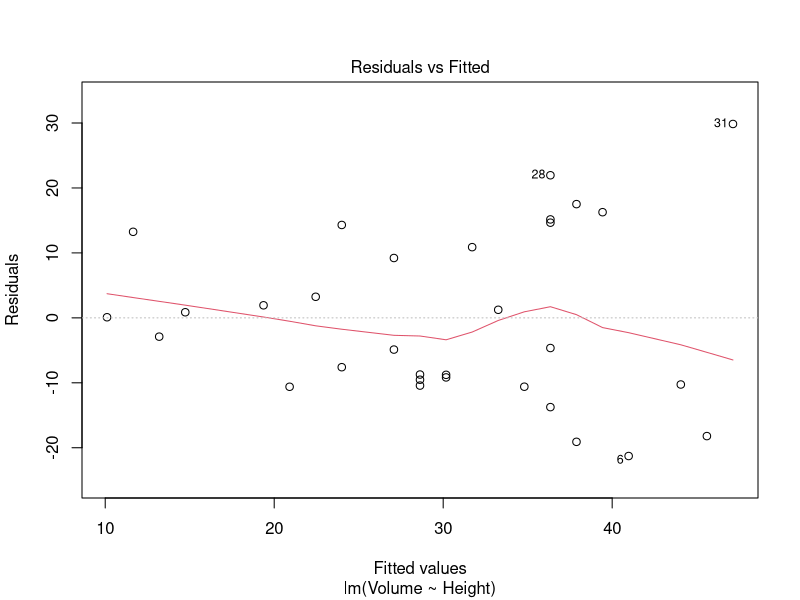

The R script that drew this image:
## ---- chunk 1
#| echo: true
#| warning: false
#| message: false
data(trees)

# Ajuste del modelo
modelo <- lm(Volume ~ Height, data = trees)

# Resumen del modelo
summary(modelo)

## ---- chunk 2
    ### Diagnóstico del Modelo
    #| echo: true
    #| warning: false
    confint(modelo, "Height", level = 0.95)
    # Para comprobar los supuestos, veamos cómo se ajusta:
    plot(modelo, which = 1) # Gráfico de residuos vs ajustados
